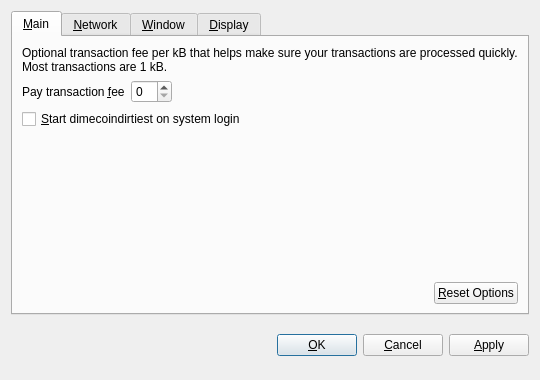
<?xml version="1.0" encoding="UTF-8"?>
<ui version="4.0">
 <class>OptionsDialog</class>
 <widget class="QDialog" name="OptionsDialog">
  <property name="geometry">
   <rect>
    <x>0</x>
    <y>0</y>
    <width>540</width>
    <height>380</height>
   </rect>
  </property>
  <property name="windowTitle">
   <string>Options</string>
  </property>
  <property name="modal">
   <bool>true</bool>
  </property>
  <layout class="QVBoxLayout" name="verticalLayout">
   <item>
    <widget class="QTabWidget" name="tabWidget">
     <property name="tabPosition">
      <enum>QTabWidget::North</enum>
     </property>
     <property name="currentIndex">
      <number>0</number>
     </property>
     <widget class="QWidget" name="tabMain">
      <attribute name="title">
       <string>&amp;Main</string>
      </attribute>
      <layout class="QVBoxLayout" name="verticalLayout_Main">
       <item>
        <widget class="QLabel" name="transactionFeeInfoLabel">
         <property name="text">
          <string>Optional transaction fee per kB that helps make sure your transactions are processed quickly. Most transactions are 1 kB.</string>
         </property>
         <property name="textFormat">
          <enum>Qt::PlainText</enum>
         </property>
         <property name="wordWrap">
          <bool>true</bool>
         </property>
        </widget>
       </item>
       <item>
        <layout class="QHBoxLayout" name="horizontalLayout_1_Main">
         <item>
          <widget class="QLabel" name="transactionFeeLabel">
           <property name="text">
            <string>Pay transaction &amp;fee</string>
           </property>
           <property name="textFormat">
            <enum>Qt::PlainText</enum>
           </property>
           <property name="buddy">
            <cstring>transactionFee</cstring>
           </property>
          </widget>
         </item>
         <item>
          <widget class="BitcoinAmountField" name="transactionFee"/>
         </item>
         <item>
          <spacer name="horizontalSpacer_1_Main">
           <property name="orientation">
            <enum>Qt::Horizontal</enum>
           </property>
           <property name="sizeHint" stdset="0">
            <size>
             <width>40</width>
             <height>20</height>
            </size>
           </property>
          </spacer>
         </item>
        </layout>
       </item>
       <item>
        <widget class="QCheckBox" name="bitcoinAtStartup">
         <property name="toolTip">
          <string>Automatically start dimecoindirtiest after logging in to the system.</string>
         </property>
         <property name="text">
          <string>&amp;Start dimecoindirtiest on system login</string>
         </property>
        </widget>
       </item>
       <item>
        <spacer name="verticalSpacer_Main">
         <property name="orientation">
          <enum>Qt::Vertical</enum>
         </property>
         <property name="sizeHint" stdset="0">
          <size>
           <width>20</width>
           <height>40</height>
          </size>
         </property>
        </spacer>
       </item>
       <item>
        <layout class="QHBoxLayout" name="horizontalLayout_2_Main">
         <item>
          <spacer name="horizontalSpacer_2_Main">
           <property name="orientation">
            <enum>Qt::Horizontal</enum>
           </property>
           <property name="sizeHint" stdset="0">
            <size>
             <width>40</width>
             <height>20</height>
            </size>
           </property>
          </spacer>
         </item>
         <item>
          <widget class="QPushButton" name="resetButton">
           <property name="toolTip">
            <string>Reset all client options to default.</string>
           </property>
           <property name="text">
            <string>&amp;Reset Options</string>
           </property>
           <property name="autoDefault">
            <bool>false</bool>
           </property>
          </widget>
         </item>
        </layout>
       </item>
      </layout>
     </widget>
     <widget class="QWidget" name="tabNetwork">
      <attribute name="title">
       <string>&amp;Network</string>
      </attribute>
      <layout class="QVBoxLayout" name="verticalLayout_Network">
       <item>
        <widget class="QCheckBox" name="mapPortUpnp">
         <property name="toolTip">
          <string>Automatically open the dimecoindirtiest client port on the router. This only works when your router supports UPnP and it is enabled.</string>
         </property>
         <property name="text">
          <string>Map port using &amp;UPnP</string>
         </property>
        </widget>
       </item>
       <item>
        <widget class="QCheckBox" name="connectSocks">
         <property name="toolTip">
          <string>Connect to the dimecoindirtiest network through a SOCKS proxy (e.g. when connecting through Tor).</string>
         </property>
         <property name="text">
          <string>&amp;Connect through SOCKS proxy:</string>
         </property>
        </widget>
       </item>
       <item>
        <layout class="QHBoxLayout" name="horizontalLayout_Network">
         <item>
          <widget class="QLabel" name="proxyIpLabel">
           <property name="text">
            <string>Proxy &amp;IP:</string>
           </property>
           <property name="textFormat">
            <enum>Qt::PlainText</enum>
           </property>
           <property name="buddy">
            <cstring>proxyIp</cstring>
           </property>
          </widget>
         </item>
         <item>
          <widget class="QValidatedLineEdit" name="proxyIp">
           <property name="maximumSize">
            <size>
             <width>140</width>
             <height>16777215</height>
            </size>
           </property>
           <property name="toolTip">
            <string>IP address of the proxy (e.g. 127.0.0.1)</string>
           </property>
          </widget>
         </item>
         <item>
          <widget class="QLabel" name="proxyPortLabel">
           <property name="text">
            <string>&amp;Port:</string>
           </property>
           <property name="textFormat">
            <enum>Qt::PlainText</enum>
           </property>
           <property name="buddy">
            <cstring>proxyPort</cstring>
           </property>
          </widget>
         </item>
         <item>
          <widget class="QLineEdit" name="proxyPort">
           <property name="maximumSize">
            <size>
             <width>55</width>
             <height>16777215</height>
            </size>
           </property>
           <property name="toolTip">
            <string>Port of the proxy (e.g. 9050)</string>
           </property>
          </widget>
         </item>
         <item>
          <widget class="QLabel" name="socksVersionLabel">
           <property name="text">
            <string>SOCKS &amp;Version:</string>
           </property>
           <property name="textFormat">
            <enum>Qt::PlainText</enum>
           </property>
           <property name="buddy">
            <cstring>socksVersion</cstring>
           </property>
          </widget>
         </item>
         <item>
          <widget class="QValueComboBox" name="socksVersion">
           <property name="toolTip">
            <string>SOCKS version of the proxy (e.g. 5)</string>
           </property>
          </widget>
         </item>
         <item>
          <spacer name="horizontalSpacer_Network">
           <property name="orientation">
            <enum>Qt::Horizontal</enum>
           </property>
           <property name="sizeHint" stdset="0">
            <size>
             <width>40</width>
             <height>20</height>
            </size>
           </property>
          </spacer>
         </item>
        </layout>
       </item>
       <item>
        <spacer name="verticalSpacer_Network">
         <property name="orientation">
          <enum>Qt::Vertical</enum>
         </property>
         <property name="sizeHint" stdset="0">
          <size>
           <width>20</width>
           <height>40</height>
          </size>
         </property>
        </spacer>
       </item>
      </layout>
     </widget>
     <widget class="QWidget" name="tabWindow">
      <attribute name="title">
       <string>&amp;Window</string>
      </attribute>
      <layout class="QVBoxLayout" name="verticalLayout_Window">
       <item>
        <widget class="QCheckBox" name="minimizeToTray">
         <property name="toolTip">
          <string>Show only a tray icon after minimizing the window.</string>
         </property>
         <property name="text">
          <string>&amp;Minimize to the tray instead of the taskbar</string>
         </property>
        </widget>
       </item>
       <item>
        <widget class="QCheckBox" name="minimizeOnClose">
         <property name="toolTip">
          <string>Minimize instead of exit the application when the window is closed. When this option is enabled, the application will be closed only after selecting Quit in the menu.</string>
         </property>
         <property name="text">
          <string>M&amp;inimize on close</string>
         </property>
        </widget>
       </item>
       <item>
        <spacer name="verticalSpacer_Window">
         <property name="orientation">
          <enum>Qt::Vertical</enum>
         </property>
         <property name="sizeHint" stdset="0">
          <size>
           <width>20</width>
           <height>40</height>
          </size>
         </property>
        </spacer>
       </item>
      </layout>
     </widget>
     <widget class="QWidget" name="tabDisplay">
      <attribute name="title">
       <string>&amp;Display</string>
      </attribute>
      <layout class="QVBoxLayout" name="verticalLayout_Display">
       <item>
        <layout class="QHBoxLayout" name="horizontalLayout_1_Display">
         <item>
          <widget class="QLabel" name="langLabel">
           <property name="text">
            <string>User Interface &amp;language:</string>
           </property>
           <property name="textFormat">
            <enum>Qt::PlainText</enum>
           </property>
           <property name="buddy">
            <cstring>lang</cstring>
           </property>
          </widget>
         </item>
         <item>
          <widget class="QValueComboBox" name="lang">
           <property name="toolTip">
            <string>The user interface language can be set here. This setting will take effect after restarting dimecoindirtiest.</string>
           </property>
          </widget>
         </item>
        </layout>
       </item>
       <item>
        <layout class="QHBoxLayout" name="horizontalLayout_2_Display">
         <item>
          <widget class="QLabel" name="unitLabel">
           <property name="text">
            <string>&amp;Unit to show amounts in:</string>
           </property>
           <property name="textFormat">
            <enum>Qt::PlainText</enum>
           </property>
           <property name="buddy">
            <cstring>unit</cstring>
           </property>
          </widget>
         </item>
         <item>
          <widget class="QValueComboBox" name="unit">
           <property name="toolTip">
            <string>Choose the default subdivision unit to show in the interface and when sending coins.</string>
           </property>
          </widget>
         </item>
        </layout>
       </item>
       <item>
        <widget class="QCheckBox" name="displayAddresses">
         <property name="toolTip">
          <string>Whether to show dimecoindirtiest addresses in the transaction list or not.</string>
         </property>
         <property name="text">
          <string>&amp;Display addresses in transaction list</string>
         </property>
        </widget>
       </item>
       <item>
        <widget class="QCheckBox" name="coinControlFeatures">
         <property name="toolTip">
          <string>Whether to show coin control features or not.</string>
         </property>
         <property name="text">
          <string>Display coin &amp;control features (experts only!)</string>
         </property>
        </widget>
       </item>
       <item>
        <spacer name="verticalSpacer_Display">
         <property name="orientation">
          <enum>Qt::Vertical</enum>
         </property>
         <property name="sizeHint" stdset="0">
          <size>
           <width>20</width>
           <height>40</height>
          </size>
         </property>
        </spacer>
       </item>
      </layout>
     </widget>
    </widget>
   </item>
   <item>
    <layout class="QHBoxLayout" name="horizontalLayout_Buttons">
     <item>
      <spacer name="horizontalSpacer_1">
       <property name="orientation">
        <enum>Qt::Horizontal</enum>
       </property>
       <property name="sizeHint" stdset="0">
        <size>
         <width>40</width>
         <height>48</height>
        </size>
       </property>
      </spacer>
     </item>
     <item>
      <widget class="QLabel" name="statusLabel">
       <property name="font">
        <font>
         <weight>75</weight>
         <bold>true</bold>
        </font>
       </property>
       <property name="text">
        <string/>
       </property>
       <property name="textFormat">
        <enum>Qt::PlainText</enum>
       </property>
       <property name="wordWrap">
        <bool>true</bool>
       </property>
      </widget>
     </item>
     <item>
      <spacer name="horizontalSpacer_2">
       <property name="orientation">
        <enum>Qt::Horizontal</enum>
       </property>
       <property name="sizeHint" stdset="0">
        <size>
         <width>40</width>
         <height>48</height>
        </size>
       </property>
      </spacer>
     </item>
     <item>
      <widget class="QPushButton" name="okButton">
       <property name="text">
        <string>&amp;OK</string>
       </property>
      </widget>
     </item>
     <item>
      <widget class="QPushButton" name="cancelButton">
       <property name="text">
        <string>&amp;Cancel</string>
       </property>
       <property name="autoDefault">
        <bool>false</bool>
       </property>
      </widget>
     </item>
     <item>
      <widget class="QPushButton" name="applyButton">
       <property name="text">
        <string>&amp;Apply</string>
       </property>
       <property name="autoDefault">
        <bool>false</bool>
       </property>
      </widget>
     </item>
    </layout>
   </item>
  </layout>
 </widget>
 <customwidgets>
  <customwidget>
   <class>BitcoinAmountField</class>
   <extends>QSpinBox</extends>
   <header>bitcoinamountfield.h</header>
  </customwidget>
  <customwidget>
   <class>QValueComboBox</class>
   <extends>QComboBox</extends>
   <header>qvaluecombobox.h</header>
  </customwidget>
  <customwidget>
   <class>QValidatedLineEdit</class>
   <extends>QLineEdit</extends>
   <header>qvalidatedlineedit.h</header>
  </customwidget>
 </customwidgets>
 <resources/>
 <connections/>
</ui>
